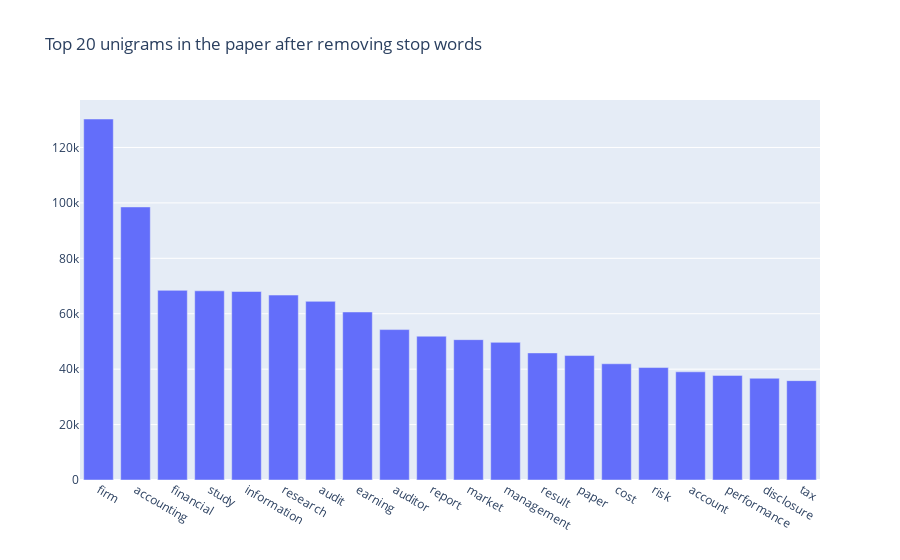

The cell this chart's notebook holds for it:
### Markdown cell above
## Unigrams

### Code cell
from plotly.offline import plot
import plotly.graph_objects as go
import plotly.express as px

def get_top_n_words(corpus, n=None):
    vec = CountVectorizer(stop_words=stop_list).fit(corpus)
    bag_of_words = vec.transform(corpus)
    sum_words = bag_of_words.sum(axis=0) 
    words_freq = [(word, sum_words[0, idx]) for word, idx in vec.vocabulary_.items()]
    words_freq =sorted(words_freq, key = lambda x: x[1], reverse=True)
    return words_freq[:n]
common_words = get_top_n_words(dt3c['content_3'], NUM_OF_WORDS_IN_EACH_TOPIC)
df2 = pd.DataFrame(common_words, columns = ['unigram' , 'count'])

fig = go.Figure([go.Bar(x=df2['unigram'], y=df2['count'])])
fig.update_layout(title=go.layout.Title(text="Top {} unigrams in the paper after removing stop words".format(NUM_OF_WORDS_IN_EACH_TOPIC)))
fig.show()

### Figure 1 — Plotly figure (JSON) as saved in the notebook; plotly's stock layout.template omitted (floating-point values rounded to 4 significant figures)
{"data": [{"type": "bar", "x": ["firm", "accounting", "financial", "study", "information", "research", "audit", "earning", "auditor", "report", "market", "management", "result", "paper", "cost", "risk", "account", "performance", "disclosure", "tax"], "y": [130279, 98548, 68434, 68274, 68028, 66737, 64473, 60635, 54279, 51900, 50642, 49673, 45868, 44911, 41946, 40583, 39044, 37754, 36725, 35856]}], "layout": {"title": {"text": "Top 20 unigrams in the paper after removing stop words"}}}
